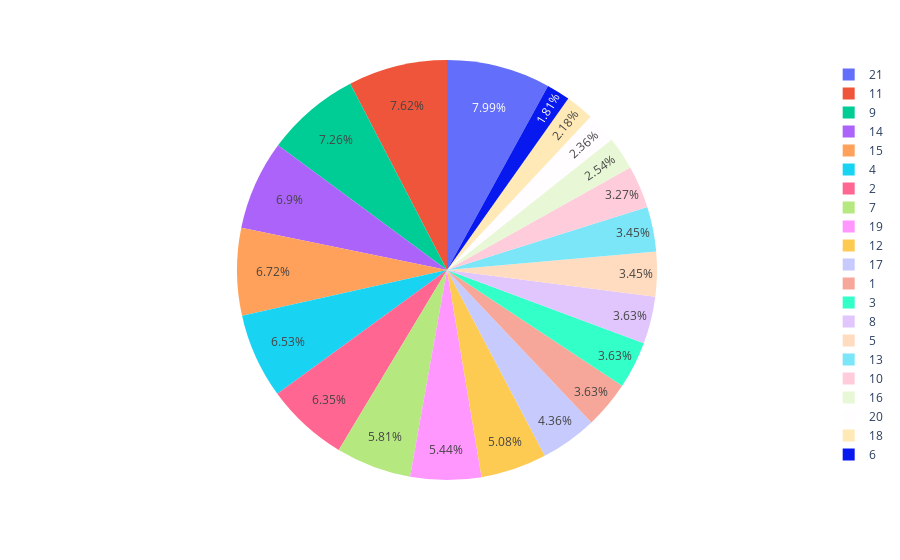

Here is the notebook cell this chart was saved with:
### Code cell
# Waves (21 waves in total)
fig = px.pie(speed_dating_per_person, names="wave")
fig.show()

### Figure 1 — Plotly figure (JSON) as saved in the notebook; plotly's stock layout.template omitted (floating-point values rounded to 4 significant figures; data arrays with more than 128 entries replaced by an {"elided": "..."} marker saying what was removed)
{"data": [{"domain": {"x": [0, 1], "y": [0, 1]}, "hovertemplate": "wave=%{label}<extra></extra>", "labels": {"elided": "551 int values"}, "legendgroup": "", "name": "", "showlegend": true, "type": "pie"}], "layout": {"legend": {"tracegroupgap": 0}, "margin": {"t": 60}}}
